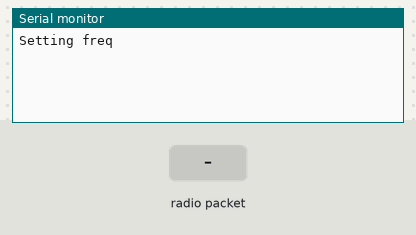
Simulated run of this sketch. Board: Arduino Uno, built with avr-gcc and run on an emulated ATmega328P. On the bench: the last lines printed to the serial monitor. Inputs (shaded band) come from the test bench. No radio packets arrive unless stated.

Above: at 1.2 s.
1.3 s: radio packet "1" arrives
At 1.9 s:
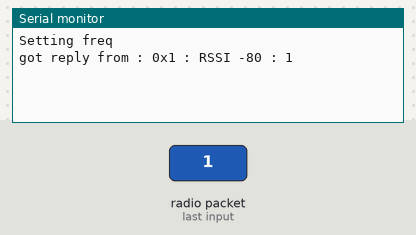
2.8 s: radio packet "0" arrives
At 4.0 s:
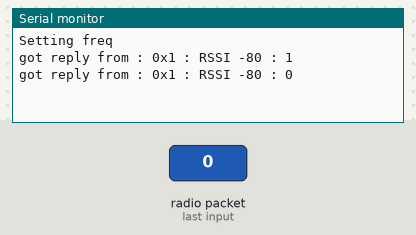
4.3 s: radio packet "2" arrives
At 5.3 s:
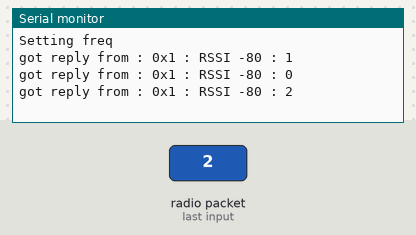

The sketch:

T2504-LoRa-Server.ino
```cpp
// https://forums.adafruit.com/viewtopic.php?t=104190

#include <RHReliableDatagram.h>
#include <RH_RF95.h>
#include <SPI.h>
#define SERVER_ADDRESS 1
RH_RF95 driver;
RHReliableDatagram manager(driver, SERVER_ADDRESS);

void setup()
{
  Serial.begin(9600);
  while (!Serial) ; // Wait for serial port to be available
  if (!manager.init())
    Serial.println("init failed");
    Serial.println("Setting freq");
    driver.setFrequency(915.0);
    driver.setTxPower(23, false);
    driver.setModemConfig(RH_RF95::Bw31_25Cr48Sf512);
    manager.setTimeout(2000);
}

uint8_t data[] = "Pong";
uint8_t buf[RH_RF95_MAX_MESSAGE_LEN];

void loop()
{
  if (manager.available())
  {
    uint8_t len = sizeof(buf);
    uint8_t from;
    if (manager.recvfromAck(buf, &len, &from))
    {
      Serial.print("got reply from : 0x");
      Serial.print(from, HEX);
      Serial.print(" : RSSI ");
      Serial.print(driver.lastRssi());
      Serial.print(" : ");
      Serial.println((char*)buf);

      if (!manager.sendtoWait(data, sizeof(data), from))
        Serial.println("No ACK-ACK");
    }
  }
}
```

Measured:
- after the input at 1.3 s, the serial monitor: prints a new line at once (image 1)
- after the input at 2.8 s, the serial monitor: prints a new line at once (image 2)
- after the input at 4.3 s, the serial monitor: prints a new line at once (image 3)
